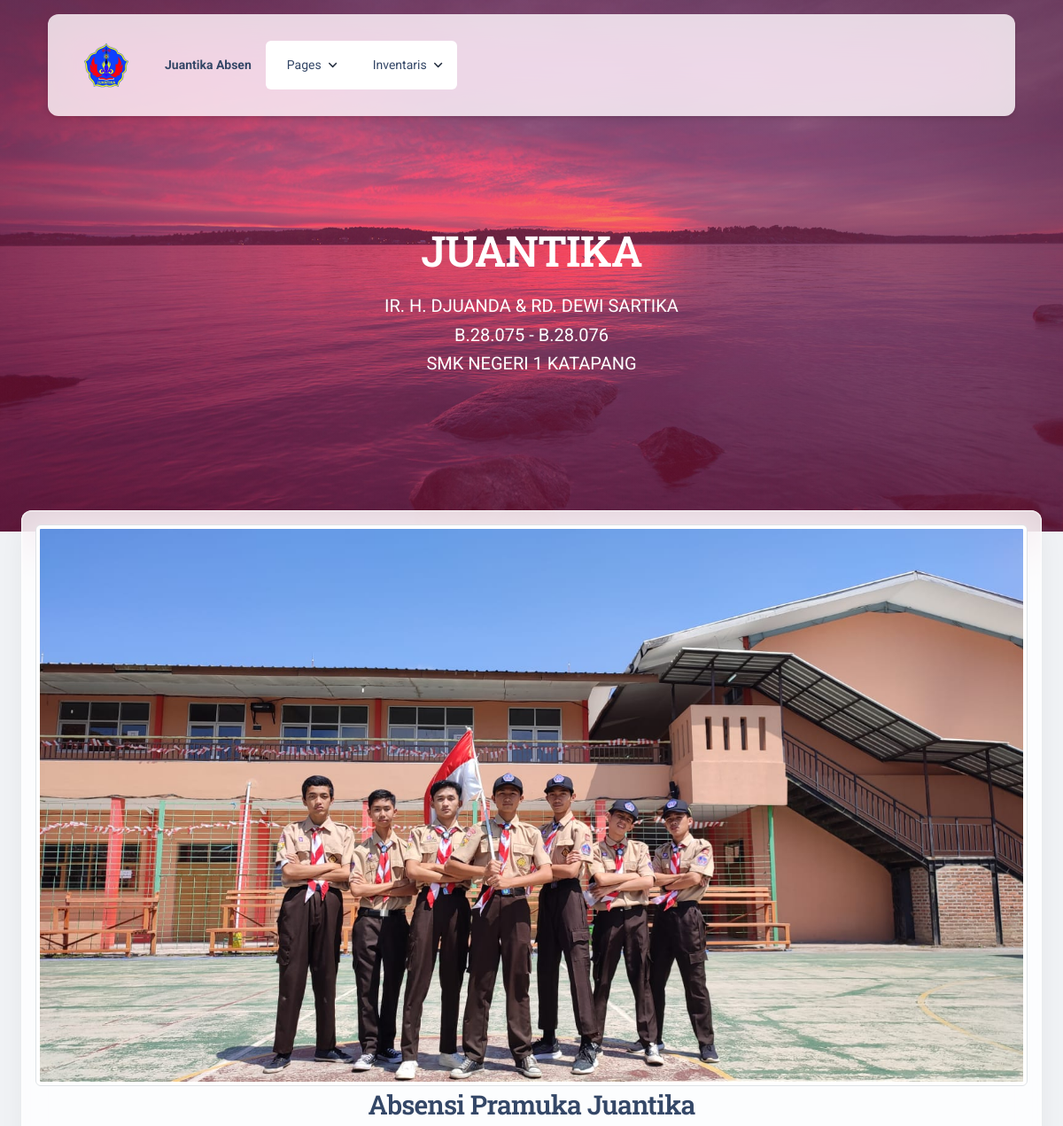
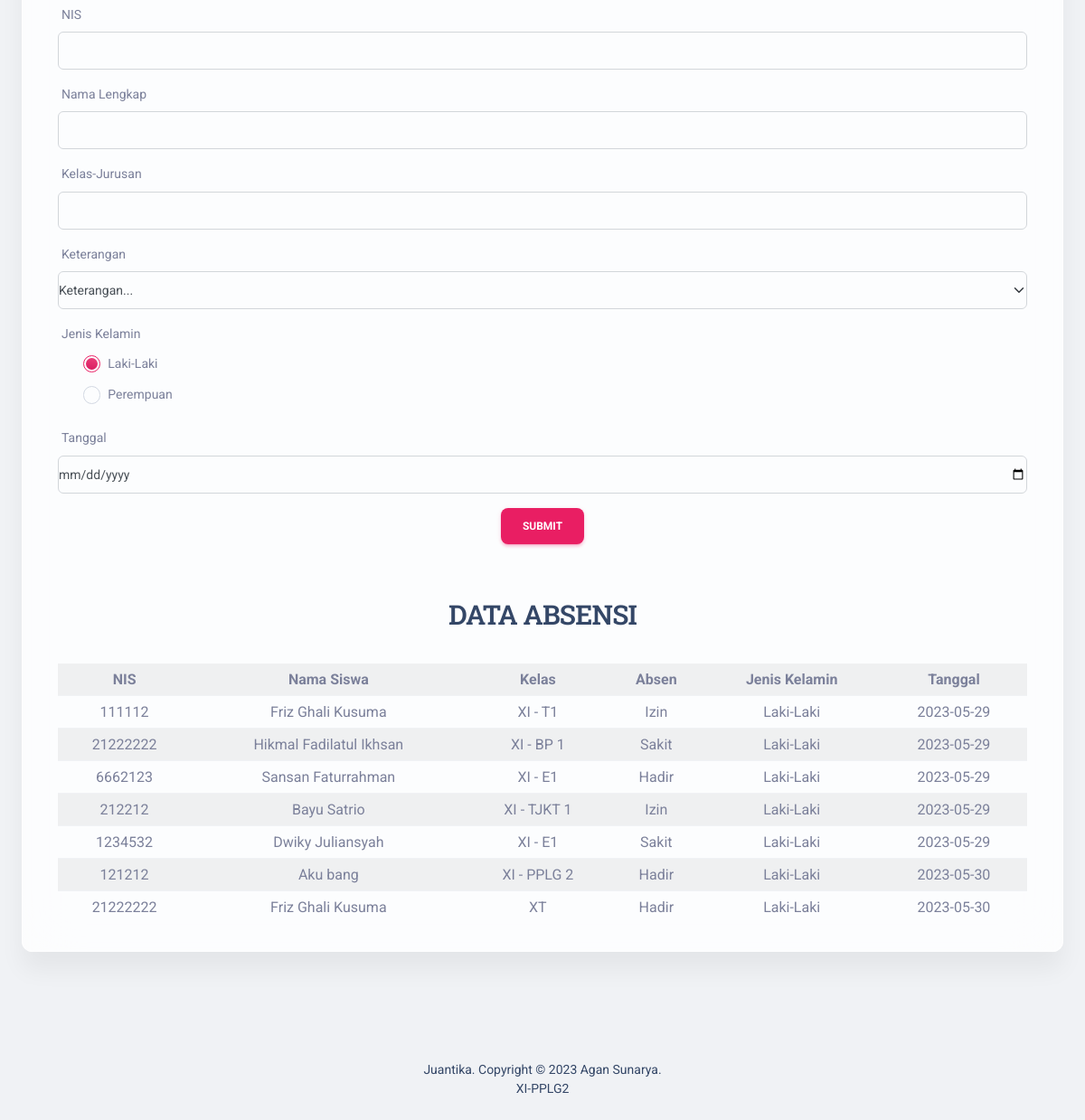
The page / on the database its author committed (2 pictures, top to bottom).
### tables this page shows
CREATE TABLE `siswa` (
  `ID_siswa` int(11) NOT NULL,
  `Email` varchar(30) NOT NULL,
  `Nama_siswa` varchar(35) NOT NULL,
  `Kelas` varchar(20) NOT NULL,
  `Jenis_Kelamin` varchar(15) NOT NULL,
  `kehadiran` varchar(11) NOT NULL,
  `tang` date NOT NULL
);

### index.php (the view, shortened to what this page needs)
<?php
include 'database.php';
$data_tampil = 'SELECT * FROM siswa';
$tampil_data = mysqli_query($conn ,$data_tampil);
?>
<!DOCTYPE html>
<html lang="en" itemscope itemtype="http://schema.org/WebPage">
<head>
</head>
<link href="./assets/css/nucleo-icons.css" rel="stylesheet" />
<link href="./assets/css/nucleo-svg.css" rel="stylesheet" />
<link href="https://cdn.jsdelivr.net/npm/bootstrap@5.3.0-alpha2/dist/css/bootstrap.min.css" rel="stylesheet">
<link id="pagestyle" href="./assets/css/material-kit.css?v=3.0.4" rel="stylesheet" />
</head>
<body class="index-page bg-gray-200">
<div class="container position-sticky z-index-sticky top-0"><div class="row"><div class="col-12" >
<nav class="navbar navbar-expand-lg  blur border-radius-xl top-0 z-index-fixed shadow position-absolute my-3 py-2 start-0 end-0 mx-4">
  <div class="container-fluid px-0" >
    <img src="minitikas.png">
    <a class="navbar-brand font-weight-bolder ms-sm-3" href="" rel="tooltip" data-placement="bottom" target="_blank">
      Juantika Absen
    </a>
    <div class="collapse navbar-collapse pt-3 pb-2 py-lg-0 w-100" id="navigation">
      <ul class="navbar-nav navbar-nav-hover dropdown-menu ms-auto">
        <li class="nav-item dropdown dropdown-hover mx-2">
          <a class="nav-link ps-2 d-flex cursor-pointer align-items-center" id="dropdownMenuPages" data-bs-toggle="dropdown" aria-expanded="false">
            Pages
            <img src="assets/img/down-arrow-dark.svg" alt="down-arrow" class="arrow ms-auto ms-md-2">
          </a>
        <li class="nav-item dropdown dropdown-hover mx-2">
          <a class="nav-link ps-2 d-flex cursor-pointer align-items-center" id="dropdownMenuBlocks" data-bs-toggle="dropdown" aria-expanded="false">
            Inventaris
            <img src="./assets/img/down-arrow-dark.svg" alt="down-arrow" class="arrow ms-auto ms-md-2">
          </a>
      </div>
    </div>
  </div>
</div></div></div>
<header class="header-2">
  <div class="page-header min-vh-75 relative" style="background-image: url('./assets/img/bg2.jpg')">
    <span class="mask bg-gradient-primary opacity-4"></span>
    <div class="container">
      <div class="row">
        <div class="col-lg-7 text-center mx-auto">
          <br>
          <br>
          <br>
          <br>
          <br>
          <h1 class="text-white pt-3 mt-n5">JUANTIKA  </h1>
          <p class="lead text-white mt-3">IR. H. DJUANDA & RD. DEWI SARTIKA <br>B.28.075 - B.28.076<br/> SMK NEGERI 1 KATAPANG </p>
        </div>
      </div>
    </div>
  </div>
</header>
<div class="card card-body blur shadow-blur mx-3 mx-md-4 mt-n4">
<img src="film23.jpg" class="img-thumbnail" alt="Darmaboy ">
<div class="container">
  <h3 class="text-center">Absensi Pramuka Juantika</h3>
  <form action="data.php" method="post" class="row g-3">
    <div class="col-12">
      <label for="inputAddress" class="form-label">NIS</label>
      <input type="text" class="form-control" name="nis" id="inputAddress" >
    </div>
    <div class="col-12">
      <label for="inputAddress2" class="form-label">Nama Lengkap</label>
      <input type="text" class="form-control" name="nama" id="inputAddress2" >
    </div>
    <div class="col-12">
      <label for="inputAddress2" class="form-label">Kelas-Jurusan</label>
      <input type="text" class="form-control" name="kelaz" id="inputAddress2" >
    </div>
    <div class="col-12">
      <label for="inputAddress2" class="form-label">Keterangan</label>
    <select class="form-select" name="absensi" aria-label="Default select example">
      <option selected>Keterangan...</option>
    </select>
  </div>
  <div class="col-12">
    <div class="col-sm-10">
      <label for="inputAddress2" class="form-label">Jenis Kelamin</label>
      <div class="form-check">
        <input class="form-check-input" type="radio" name="jenisKelamin" id="jenisKelamin1" value="Laki-Laki" checked>
        <label class="form-check-label" for="jenisKelamin1">
          Laki-Laki
        </label>
      </div>
      <div class="form-check">
        <input class="form-check-input" type="radio" name="jenisKelamin" id="jenisKelamin2" value="Perempuan">
        <label class="form-check-label" for="jenisKelamin2">
          Perempuan
        </label>
     </div>
  </div>
  </div>
  <div class="col-12">
    <label for="inputAddress2"  class="form-label">Tanggal</label>
    <input type="date" class="form-control" name="TANGGAL" id="inputEmail3">
  </div>
    <div class="col-12">
      <center>
      <button type="submit" class="btn btn-primary">Submit</button>
    </div>
  </form>
  <br> <center><h3>DATA  ABSENSI</h3><br>
  <table class="table table-striped table-hover">
 <tr>
            <td align="center" style="font-weight:bold;">NIS</td>
            <td align="center" style="font-weight:bold;">Nama Siswa</td>
            <td align="center" style="font-weight:bold;">Kelas</td>
            <td align="center" style="font-weight:bold;">Absen</td>
            <td align="center" style="font-weight:bold;">Jenis Kelamin</td>
            <td align="center" style="font-weight:bold;">Tanggal</td>
</tr>
            <tr>
                <?php foreach ($tampil_data as $data_siswa) : ?>
                <td align="center"><?php echo $data_siswa["Email"];?></td>
                <td align="center"><?php echo $data_siswa["Nama_siswa"];?></td>
                <td align="center"><?php echo $data_siswa["Kelas"];?></td>
                <td align="center"><?php echo $data_siswa['kehadiran']; ?></td>
                <td align="center"><?php echo $data_siswa['Jenis_Kelamin']; ?></td>
                <td align="center"><?php echo $data_siswa['tang']; ?></td>
            </tr>
            <?php endforeach ?>
</table>
</div>
</div>
  <footer class="footer pt-5 mt-5">
  <div class="container">
    <div class=" row">
      <div class="col-12">
        <div class="text-center">
          <p class="text-dark my-4 text-sm font-weight-normal">
            Juantika. Copyright © <script>document.write(new Date().getFullYear())</script> Agan Sunarya. <br> XI-PPLG2
          </p>
        </div>
      </div>
    </div>
  </div>
</footer>
</body>
</html>

### database.php (shortened to what this page needs)
<html>
    <head>
    </head>
    <body bgcolor="lightgrey">
    </body>
</html>

### index.php (style rules this page uses)
.form-control { display: block; width: 100%; padding: 0.5rem 0; font-size: 0.875rem; font-weight: 400; line-height: 1.5rem; color: #495057; background-color: transparent; background-clip: padding-box; border: 1px solid #d2d6da; appearance: none; border-radius: 0.375rem; transition: 0.2s ease; }

### rows shown on the page
siswa: Email "111112", Nama_siswa "Friz Ghali Kusuma", Kelas "XI - T1", kehadiran "Izin", Jenis_Kelamin "Laki-Laki", tang "2023-05-29"
siswa: Email "21222222", Nama_siswa "Hikmal Fadilatul Ikhsan", Kelas "XI - BP 1", kehadiran "Sakit", Jenis_Kelamin "Laki-Laki", tang "2023-05-29"
siswa: Email "6662123", Nama_siswa "Sansan Faturrahman", Kelas "XI - E1", kehadiran "Hadir", Jenis_Kelamin "Laki-Laki", tang "2023-05-29"
siswa: Email "212212", Nama_siswa "Bayu Satrio", Kelas "XI - TJKT 1", kehadiran "Izin", Jenis_Kelamin "Laki-Laki", tang "2023-05-29"
siswa: Email "1234532", Nama_siswa "Dwiky Juliansyah", Kelas "XI - E1", kehadiran "Sakit", Jenis_Kelamin "Laki-Laki", tang "2023-05-29"
siswa: Email "121212", Nama_siswa "Aku bang", Kelas "XI - PPLG 2", kehadiran "Hadir", Jenis_Kelamin "Laki-Laki", tang "2023-05-30"
siswa: Email "21222222", Nama_siswa "Friz Ghali Kusuma", Kelas "XT", kehadiran "Hadir", Jenis_Kelamin "Laki-Laki", tang "2023-05-30"
